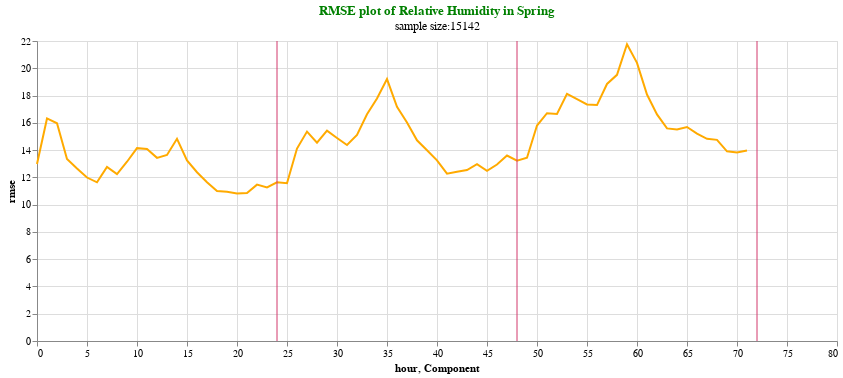

Notebook cell for this chart:
### Code cell
plotrmse(Spr_rmse_rh,'rmse',"RMSE plot of Relative Humidity in Spring","sample size:" +  str(Spr["rh_dif"].count()))

### Figure 1 — Vega-Lite specification as saved in the notebook (floating-point values rounded to 4 significant figures)
{"config": {"view": {"continuousWidth": 400, "continuousHeight": 300}}, "layer": [{"data": {"name": "data-56100642bb4b9c2bbbcb40fe3cd7aa29"}, "mark": "line", "encoding": {"color": {"value": "#FFAA00"}, "x": {"field": "hour", "type": "quantitative"}, "y": {"field": "rmse", "type": "quantitative"}}, "height": 300, "title": {"text": ["RMSE plot of Relative Humidity in Spring"], "subtitle": ["sample size:15142"], "color": "green"}, "width": 800}, {"data": {"name": "data-b9dd60dc560f7891b967d8e82c37ad0c"}, "mark": {"type": "rule", "color": "#D2386C"}, "encoding": {"x": {"field": "Component", "type": "quantitative"}}}], "$schema": "https://vega.github.io/schema/vega-lite/v4.17.0.json", "datasets": {"data-56100642bb4b9c2bbbcb40fe3cd7aa29": [{"rmse": 12.97, "hour": 0}, {"rmse": 16.32, "hour": 1}, {"rmse": 15.97, "hour": 2}, {"rmse": 13.35, "hour": 3}, {"rmse": 12.65, "hour": 4}, {"rmse": 11.99, "hour": 5}, {"rmse": 11.64, "hour": 6}, {"rmse": 12.76, "hour": 7}, {"rmse": 12.24, "hour": 8}, {"rmse": 13.15, "hour": 9}, {"rmse": 14.14, "hour": 10}, {"rmse": 14.09, "hour": 11}, {"rmse": 13.43, "hour": 12}, {"rmse": 13.64, "hour": 13}, {"rmse": 14.83, "hour": 14}, {"rmse": 13.24, "hour": 15}, {"rmse": 12.38, "hour": 16}, {"rmse": 11.65, "hour": 17}, {"rmse": 11.0, "hour": 18}, {"rmse": 10.94, "hour": 19}, {"rmse": 10.82, "hour": 20}, {"rmse": 10.85, "hour": 21}, {"rmse": 11.47, "hour": 22}, {"rmse": 11.26, "hour": 23}, {"rmse": 11.64, "hour": 24}, {"rmse": 11.57, "hour": 25}, {"rmse": 14.11, "hour": 26}, {"rmse": 15.36, "hour": 27}, {"rmse": 14.55, "hour": 28}, {"rmse": 15.42, "hour": 29}, {"rmse": 14.89, "hour": 30}, {"rmse": 14.37, "hour": 31}, {"rmse": 15.11, "hour": 32}, {"rmse": 16.63, "hour": 33}, {"rmse": 17.78, "hour": 34}, {"rmse": 19.21, "hour": 35}, {"rmse": 17.17, "hour": 36}, {"rmse": 16.03, "hour": 37}, {"rmse": 14.72, "hour": 38}, {"rmse": 13.99, "hour": 39}, {"rmse": 13.24, "hour": 40}, {"rmse": 12.27, "hour": 41}, {"rmse": 12.41, "hour": 42}, {"rmse": 12.54, "hour": 43}, {"rmse": 12.96, "hour": 44}, {"rmse": 12.48, "hour": 45}, {"rmse": 12.94, "hour": 46}, {"rmse": 13.6, "hour": 47}, {"rmse": 13.23, "hour": 48}, {"rmse": 13.44, "hour": 49}, {"rmse": 15.8, "hour": 50}, {"rmse": 16.7, "hour": 51}, {"rmse": 16.64, "hour": 52}, {"rmse": 18.13, "hour": 53}, {"rmse": 17.74, "hour": 54}, {"rmse": 17.34, "hour": 55}, {"rmse": 17.3, "hour": 56}, {"rmse": 18.85, "hour": 57}, {"rmse": 19.52, "hour": 58}, {"rmse": 21.76, "hour": 59}, {"rmse": 20.39, "hour": 60}, {"rmse": 18.07, "hour": 61}, {"rmse": 16.62, "hour": 62}, {"rmse": 15.59, "hour": 63}, {"rmse": 15.51, "hour": 64}, {"rmse": 15.7, "hour": 65}, {"rmse": 15.2, "hour": 66}, {"rmse": 14.83, "hour": 67}, {"rmse": 14.75, "hour": 68}, {"rmse": 13.91, "hour": 69}, {"rmse": 13.82, "hour": 70}, {"rmse": 13.98, "hour": 71}], "data-b9dd60dc560f7891b967d8e82c37ad0c": [{"Component": 24}, {"Component": 48}, {"Component": 72}]}}
